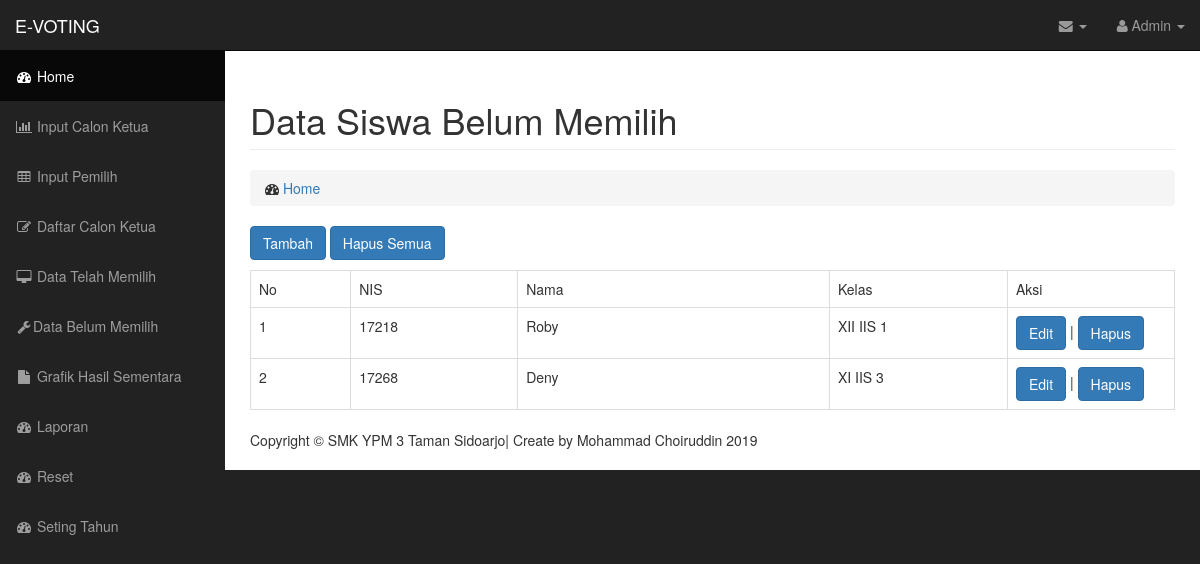
Screenshot of /system/databelummemilih.php (signed in) with the database file from the repository.
### tables this page shows
CREATE TABLE `students` (
  `id_siswa` int(11) NOT NULL,
  `matric_no` decimal(12,0) NOT NULL DEFAULT '0',
  `password` varchar(20) NOT NULL,
  `kelas` varchar(20) NOT NULL,
  `thn_ajaran` varchar(255) NOT NULL,
  `status` int(1) NOT NULL DEFAULT '0'
);

### system/databelummemilih.php (the view, shortened to what this page needs)
<!DOCTYPE html>
<html lang="en">
<head>
    <link href="css/bootstrap.min.css" rel="stylesheet">
    <link href="css/sb-admin.css" rel="stylesheet">
    <link href="css/plugins/morris.css" rel="stylesheet">
    <link href="font-awesome/css/font-awesome.min.css" rel="stylesheet" type="text/css">
</head>
<body>
    <div id="wrapper">
        <nav class="navbar navbar-inverse navbar-fixed-top" role="navigation">
            <div class="navbar-header">
                <a class="navbar-brand" href="home.php">E-VOTING</a>
            </div>
            <ul class="nav navbar-right top-nav">
                <li class="dropdown">
                    <a href="#" class="dropdown-toggle" data-toggle="dropdown"><i class="fa fa-envelope"></i> <b class="caret"></b></a>
                </li>
                <li class="dropdown">
                    <a href="#" class="dropdown-toggle" data-toggle="dropdown"><i class="fa fa-user"></i> Admin <b class="caret"></b></a>
                </li>
            </ul>
            <div class="collapse navbar-collapse navbar-ex1-collapse">
                <ul class="nav navbar-nav side-nav">
                    <li class="active">
                        <a href="home.php"><i class="fa fa-fw fa-dashboard"></i> Home</a>
                    </li>
                    <li>
                        <a href="inputcalon.php"><i class="fa fa-fw fa-bar-chart-o"></i> Input Calon Ketua</a>
                    </li>
                    <li>
                        <a href="inputpemilih.php"><i class="fa fa-fw fa-table"></i> Input Pemilih</a>
                    </li>
                    <li>
                        <a href="daftarcalon.php"><i class="fa fa-fw fa-edit"></i> Daftar Calon Ketua</a>
                    </li>
                    <li>
                        <a href="datatelahmemilih.php"><i class="fa fa-fw fa-desktop"></i> Data Telah Memilih</a>
                    </li>
                    <li>
                        <a href="databelummemilih.php"><i class="fa fa-fw fa-wrench"></i>Data Belum Memilih</a>
                    </li>
                    <li>
                        <a href="grafik.php"><i class="fa fa-fw fa-file"></i> Grafik Hasil Sementara</a>
                    </li>
                    <li>
                        <a href="laporan.php"><i class="fa fa-fw fa-dashboard"></i> Laporan</a>
                    </li>
                    <li>
                        <a href="reset_hasil.php"><i class="fa fa-fw fa-dashboard"></i> Reset</a>
                    </li>
                    <li>
                        <a href="setingtahun.php"><i class="fa fa-fw fa-dashboard"></i> Seting Tahun</a>
                    </li>
                </ul>
            </div>
        </nav>
        <div id="page-wrapper">
            <div class="container-fluid">
                <div class="row">
                    <div class="col-lg-12">
                        <h1 class="page-header">
                            Data Siswa Belum Memilih
                        </h1>
                        <ol class="breadcrumb">
                            <li>
                                <i class="fa fa-dashboard"></i>  <a href="home.php">Home</a>
                            </li>
                        </ol>
                      <p>
<a href="inputpemilih.php"> <button type="submit" class="btn btn-primary">Tambah</button></a>
<a href="deletealldata.php"> <button type="submit" class="btn btn-primary">Hapus Semua</button></a>
<table class="table table-bordered table-hover"id="daftar" border='1' style="border-collapse:collapse" cellpadding='1' cellspacing='2' align='left' width='85%'>
<tr>
<td width="9%" align="left" valign="middle">No</td>
<td width="15%" align="left" valign="middle">NIS</td>
<td width="28%" align="left" valign="middle">Nama</td>
<td width="16%" align="left" valign="middle">Kelas</td>
<td width="15%" align="left" valign="middle">Aksi</td>
</tr>
<?php
$tampilkan_isi  = "SELECT * FROM students where status='0' ";
$tampilkan_isi_sql  = mysql_query($tampilkan_isi);
$result= mysql_query($tampilkan_isi )or die(mysql_error());
$count=mysql_num_rows($result);
$i = 1;
if($count>=1){
while($r  = mysql_fetch_array($tampilkan_isi_sql)){
	echo '<tr class="center">';
	echo "<td>".$i."</td>";
	echo '<td valign="top">'.$r['matric_no'].'</td>';
	echo '<td valign="top">'.$r['password'].'</td>';
	echo '<td valign="top">'.$r['kelas'].'</td>';
	echo '<td <valign="top"><a href="form_edit_pemilih.php?id='.$r['id_siswa'].'"><button type="submit" class="btn btn-primary">Edit</button></a> | <a href="proses_delete_pemilih.php?id_siswa='.$r['id_siswa'].'"><button type="submit" class="btn btn-primary">Hapus</button></a> </td>';
	echo '</tr>';
$i ++;
}
}
?>
</table></p>
                    <p>Copyright &copy; SMK YPM 3 Taman Sidoarjo| Create by Mohammad Choiruddin 2019</p>
                  </div>
                </div>
            </div>
        </div>
    </div>
</body>
</html>

### system/css/sb-admin.css (style rules this page uses)
body { margin-top: 100px; background-color: #222; }
@media (min-width:768px) { body { margin-top: 50px; } }
#wrapper { padding-left: 0; }
#page-wrapper { width: 100%; padding: 0; background-color: #fff; }
@media (min-width:768px) { #wrapper { padding-left: 225px; } }
@media (min-width:768px) { #page-wrapper { padding: 10px; } }
.top-nav { padding: 0 15px; }
.top-nav>li { display: inline-block; float: left; }
.top-nav>li>a { padding-top: 15px; padding-bottom: 15px; line-height: 20px; color: #999; }
@media (min-width:768px) { .side-nav { position: fixed; top: 51px; left: 225px; width: 225px; margin-left: -225px; border: none; border-radius: 0; overflow-y: auto; background-color: #222; bottom: 0; overflow-x: hidden; padding-bottom: 40px; } }
@media (min-width:768px) { .side-nav>li>a { width: 225px; } }

### rows the page displays
students: matric_no "17218", password "Roby", kelas "XII IIS 1"
students: matric_no "17268", password "Deny", kelas "XI IIS 3"
